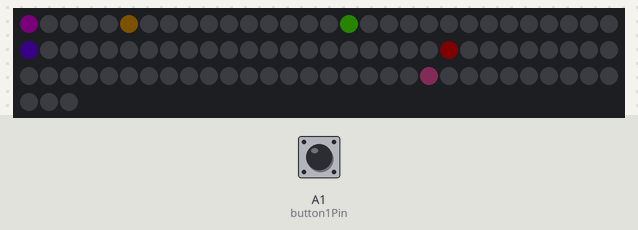
Bench run of a sketch on a simulated Particle Photon. On the bench: 93 RGB LEDs in strip order, left to right, continuing on the next row. The inputs (shaded band) are chosen by the test bench; at power-on: A1 (button1Pin) HIGH. Dim RGB values are drawn brighter than linear; random numbers use the default seed unless the sketch sets one.

Above: at 1.2 s.
1.3 s: A1 (button1Pin) pulled LOW for 0.15 s
2.0 s: A1 (button1Pin) pulsed LOW 5 times (0.12 s each, 0.3 s apart)
At 3.02 s:
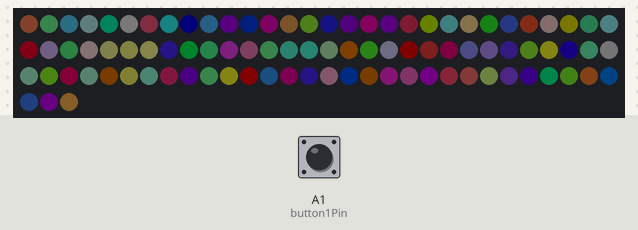
5.0 s: A1 (button1Pin) pulled LOW for 1 s
At 5.13 s:
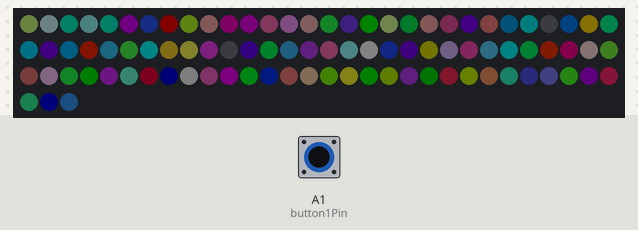
6.6 s: A1 (button1Pin) pulled LOW for 0.15 s
At 7.05 s:
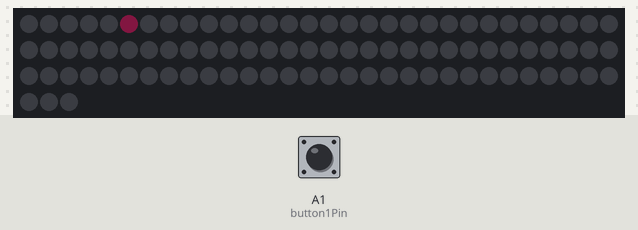
7.3 s: A1 (button1Pin) pulsed LOW 5 times (0.12 s each, 0.3 s apart)
At 8.63 s:
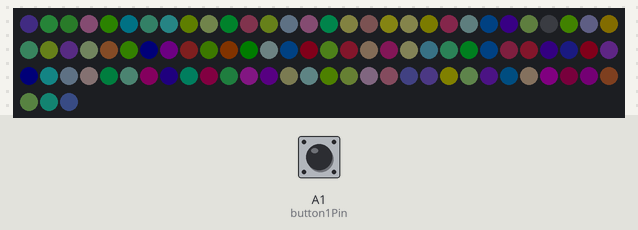
11.4 s: A1 (button1Pin) pulled LOW for 3.2 s
At 11.47 s:
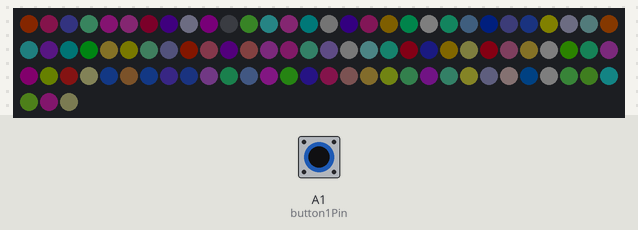
Timing chart, 0 to 14.4 s (numbered marks = the images above; inputs shaded):
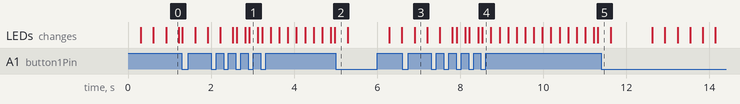

The sketch:

concentric-led-rings-demo.ino
```cpp
//=-=-=-=-=-=-=-=-=-=-=-=-=-=-=-=-=-=-=-=-=-=-=-=-=-=-=-=-=-=-=-=-=-=-=-=-=-=-=
// Concentric RGB LED rings demo
//=-=-=-=-=-=-=-=-=-=-=-=-=-=-=-=-=-=-=-=-=-=-=-=-=-=-=-=-=-=-=-=-=-=-=-=-=-=-=
/*
    Copyright (c) 2016 Martin F. Falatic

    Licensed under the Apache License, Version 2.0 (the "License");
    you may not use this file except in compliance with the License.
    You may obtain a copy of the License at

        http://www.apache.org/licenses/LICENSE-2.0

    Unless required by applicable law or agreed to in writing, software
    distributed under the License is distributed on an "AS IS" BASIS,
    WITHOUT WARRANTIES OR CONDITIONS OF ANY KIND, either express or implied.
    See the License for the specific language governing permissions and
    limitations under the License.
*/
//=-=-=-=-=-=-=-=-=-=-=-=-=-=-=-=-=-=-=-=-=-=-=-=-=-=-=-=-=-=-=-=-=-=-=-=-=-=-=

#include "application.h"

#include "neopixel/neopixel.h"  // LGPL

const uint16_t RING_PIXEL_TYPE = WS2812B;
const uint8_t pixelRingDataPin = D6;
const uint8_t button1Pin = A1;
const uint16_t pixelCnt = 93;
const int MAX_INTENSITY = 8;

const int rings[6][2] =
    {{ 0,  1},
     { 1,  8},
     { 9, 12},
     {21, 16},
     {37, 24},
     {61, 32}};

Adafruit_NeoPixel * full_ring;
volatile bool button1Pressed = false;
int debounceWindow = 100;
int ignoreWindow = 1000;

void INT_button1()
{
    volatile static unsigned long tIgnorePrev = 0;
    unsigned long tIgnoreCurr = millis();
    volatile static unsigned long tDebouncePrev = 0;
    unsigned long tDebounceCurr = millis();
    if (tIgnoreCurr - tIgnorePrev > ignoreWindow) {
        if (tDebounceCurr - tDebouncePrev > debounceWindow) {
            button1Pressed = true;
            tIgnorePrev = tIgnoreCurr;
        }
    }
    tDebouncePrev = tDebounceCurr;
}

void setup()
{
    full_ring = new Adafruit_NeoPixel(pixelCnt, pixelRingDataPin, RING_PIXEL_TYPE);
    full_ring->begin();
    full_ring->show();

    pinMode(button1Pin, INPUT_PULLUP);
    attachInterrupt(button1Pin, INT_button1, FALLING);
}


void loop()
{
    clockwork1(15, 10);
    spiral1(15, 10);
    random1(100, 64);
    all_same(1000, 0, 0, 0);
}


void clockwork1(int delayMS, int reps)
{
    for (int j = 0; j < reps && !button1Pressed; j++)
    {
        for (int i = 0; i < 32 && !button1Pressed; i++)
        {
            full_ring->clear();
            for (int k = 0; k < 6; k++)
            {
                full_ring->setPixelColor(
                    rings[k][0]+i*rings[k][1]/32,
                    random(MAX_INTENSITY),
                    random(MAX_INTENSITY),
                    random(MAX_INTENSITY),
                    random(0));
            }
            full_ring->show();
            delay(delayMS);
        }
    }
    if (button1Pressed) { delay(200); button1Pressed = false; }
}


void spiral1(int delayMS, int reps)
{
    for (int j = 0; j < reps && !button1Pressed; j++)
    {
        for (int i = 0; i < (pixelCnt*2-1)*3 && !button1Pressed; i++)
        {
            full_ring->clear();
            full_ring->setPixelColor(
                abs(((i + (pixelCnt-1)) % ((pixelCnt-1)*2)) - (pixelCnt-1)),
                random(MAX_INTENSITY),
                random(MAX_INTENSITY),
                random(MAX_INTENSITY),
                random(0));
            full_ring->show();
            delay(delayMS);
        }
    }
    if (button1Pressed) { delay(200); button1Pressed = false; }
}


void random1(int delayMS, int reps) {
    for (int j = 0; j < reps && !button1Pressed; j++)
    {
        for (int i = 0; i < pixelCnt && !button1Pressed; i++)
        {
            full_ring->setPixelColor(
                i,
                random(MAX_INTENSITY),
                random(MAX_INTENSITY),
                random(MAX_INTENSITY),
                random(0));
        }
        full_ring->show();
        delay(delayMS);
    }
    if (button1Pressed) { delay(200); button1Pressed = false; }
}


void all_same(int delayMS, int col_R, int col_G, int col_B)
{
    for (int i = 0; i < pixelCnt; i++)
    {
        full_ring->setPixelColor(i, col_R, col_G, col_B, 0);
    }
    full_ring->show();
    delay(delayMS);
    if (button1Pressed) { delay(200); button1Pressed = false; }
}
```
